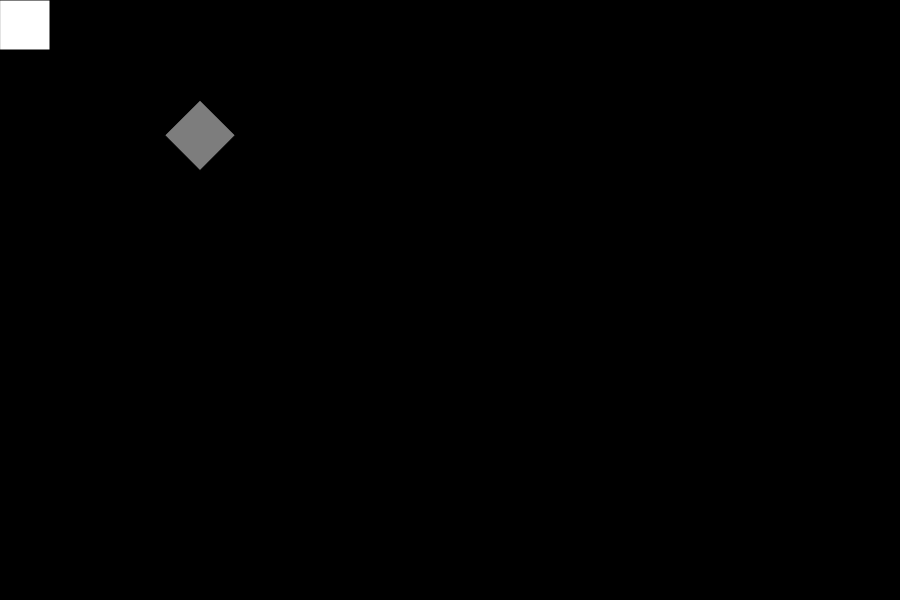
Frame 1 (no input)
Frame 60 (no input): identical to frame 1, image omitted
Frame 120 (the mouse pressed at the canvas centre since frame 60): identical to frame 1, image omitted

The p5.js sketch that drew this single still picture (run headless with seeded random() and noise() and a simulated clock; from frame 60 on, the mouse is pressed at the canvas centre):

// p5.js sketch
// ── sketch.js
function setup() {
    createCanvas(900, 600);
    background(0);
}

function draw() {
    background(0);
    fill(255);
    rect(0, 0, 50, 50);

    fill(125);
    translate(200,100);
    rotate(radians(45));
    rect(0,0,50,50);
}
